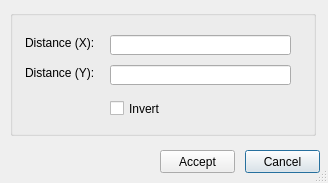
<?xml version="1.0" encoding="UTF-8"?>
<ui version="4.0">
 <class>cad_add_point</class>
 <widget class="QDialog" name="cad_add_point">
  <property name="geometry">
   <rect>
    <x>0</x>
    <y>0</y>
    <width>328</width>
    <height>183</height>
   </rect>
  </property>
  <property name="windowTitle">
   <string>CAD Add point</string>
  </property>
  <property name="sizeGripEnabled">
   <bool>true</bool>
  </property>
  <widget class="QPushButton" name="btn_cancel">
   <property name="geometry">
    <rect>
     <x>245</x>
     <y>150</y>
     <width>75</width>
     <height>23</height>
    </rect>
   </property>
   <property name="text">
    <string>Cancel</string>
   </property>
  </widget>
  <widget class="QGroupBox" name="bg_state">
   <property name="geometry">
    <rect>
     <x>10</x>
     <y>10</y>
     <width>306</width>
     <height>126</height>
    </rect>
   </property>
   <property name="title">
    <string/>
   </property>
   <widget class="QLineEdit" name="dist_x">
    <property name="geometry">
     <rect>
      <x>100</x>
      <y>25</y>
      <width>181</width>
      <height>20</height>
     </rect>
    </property>
   </widget>
   <widget class="QLabel" name="label">
    <property name="geometry">
     <rect>
      <x>15</x>
      <y>25</y>
      <width>76</width>
      <height>16</height>
     </rect>
    </property>
    <property name="text">
     <string>Distance (X):</string>
    </property>
   </widget>
   <widget class="QLabel" name="label_2">
    <property name="geometry">
     <rect>
      <x>15</x>
      <y>55</y>
      <width>71</width>
      <height>16</height>
     </rect>
    </property>
    <property name="text">
     <string>Distance (Y):</string>
    </property>
   </widget>
   <widget class="QLineEdit" name="dist_y">
    <property name="geometry">
     <rect>
      <x>100</x>
      <y>55</y>
      <width>181</width>
      <height>20</height>
     </rect>
    </property>
   </widget>
   <widget class="QCheckBox" name="chk_invert">
    <property name="geometry">
     <rect>
      <x>100</x>
      <y>90</y>
      <width>70</width>
      <height>17</height>
     </rect>
    </property>
    <property name="text">
     <string>Invert</string>
    </property>
   </widget>
  </widget>
  <widget class="QPushButton" name="btn_accept">
   <property name="geometry">
    <rect>
     <x>160</x>
     <y>150</y>
     <width>75</width>
     <height>23</height>
    </rect>
   </property>
   <property name="text">
    <string>Accept</string>
   </property>
  </widget>
 </widget>
 <tabstops>
  <tabstop>btn_cancel</tabstop>
 </tabstops>
 <resources/>
 <connections/>
 <designerdata>
  <property name="gridDeltaX">
   <number>5</number>
  </property>
  <property name="gridDeltaY">
   <number>5</number>
  </property>
  <property name="gridSnapX">
   <bool>true</bool>
  </property>
  <property name="gridSnapY">
   <bool>true</bool>
  </property>
  <property name="gridVisible">
   <bool>true</bool>
  </property>
 </designerdata>
</ui>
